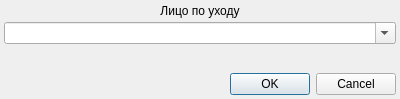
<?xml version="1.0" encoding="UTF-8"?>
<ui version="4.0">
 <class>HBPatronEditorDialog</class>
 <widget class="QDialog" name="HBPatronEditorDialog">
  <property name="geometry">
   <rect>
    <x>0</x>
    <y>0</y>
    <width>400</width>
    <height>99</height>
   </rect>
  </property>
  <property name="windowTitle">
   <string>Выбор лица по уходу</string>
  </property>
  <layout class="QGridLayout" name="gridLayout">
   <property name="margin">
    <number>4</number>
   </property>
   <property name="spacing">
    <number>4</number>
   </property>
   <item row="1" column="0" colspan="2">
    <widget class="CClientRelationComboBoxPatron" name="cmbPatron">
     <property name="editable">
      <bool>true</bool>
     </property>
    </widget>
   </item>
   <item row="3" column="0" colspan="2">
    <widget class="QDialogButtonBox" name="buttonBox">
     <property name="orientation">
      <enum>Qt::Horizontal</enum>
     </property>
     <property name="standardButtons">
      <set>QDialogButtonBox::Cancel|QDialogButtonBox::Ok</set>
     </property>
    </widget>
   </item>
   <item row="2" column="0">
    <spacer name="verticalSpacer">
     <property name="orientation">
      <enum>Qt::Vertical</enum>
     </property>
     <property name="sizeHint" stdset="0">
      <size>
       <width>20</width>
       <height>40</height>
      </size>
     </property>
    </spacer>
   </item>
   <item row="0" column="0" colspan="2">
    <widget class="QLabel" name="lblHospitalBed">
     <property name="text">
      <string>Лицо по уходу</string>
     </property>
     <property name="alignment">
      <set>Qt::AlignCenter</set>
     </property>
    </widget>
   </item>
  </layout>
 </widget>
 <customwidgets>
  <customwidget>
   <class>CClientRelationComboBoxPatron</class>
   <extends>QComboBox</extends>
   <header>Registry/Utils.h</header>
  </customwidget>
 </customwidgets>
 <resources/>
 <connections>
  <connection>
   <sender>buttonBox</sender>
   <signal>accepted()</signal>
   <receiver>HBPatronEditorDialog</receiver>
   <slot>accept()</slot>
   <hints>
    <hint type="sourcelabel">
     <x>248</x>
     <y>254</y>
    </hint>
    <hint type="destinationlabel">
     <x>157</x>
     <y>274</y>
    </hint>
   </hints>
  </connection>
  <connection>
   <sender>buttonBox</sender>
   <signal>rejected()</signal>
   <receiver>HBPatronEditorDialog</receiver>
   <slot>reject()</slot>
   <hints>
    <hint type="sourcelabel">
     <x>316</x>
     <y>260</y>
    </hint>
    <hint type="destinationlabel">
     <x>286</x>
     <y>274</y>
    </hint>
   </hints>
  </connection>
 </connections>
</ui>
